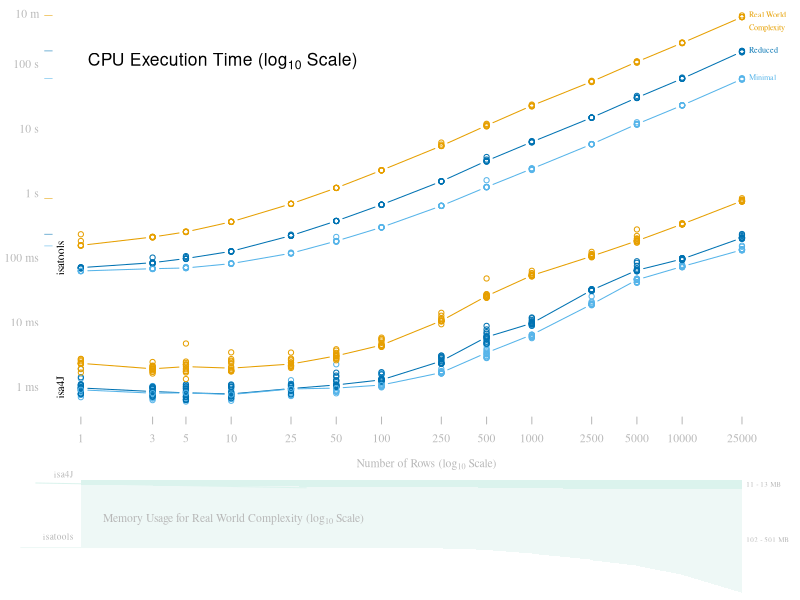

R code for this plot: (Note: this script raises an error after producing the figure.)
## ---- chunk 1
knitr::opts_chunk$set(echo = TRUE)
## ---- chunk 2
example = read.csv("isatab_examples/example_study_minimal.csv", sep="\t", check.names = F)
knitr::kable(example, format="markdown")
## ---- chunk 3
example = read.csv("isatab_examples/example_assay_minimal.csv", sep="\t", check.names = F)
knitr::kable(example, format="markdown")
## ---- chunk 4
example = read.csv("isatab_examples/example_study_reduced.csv", sep="\t", check.names = F)
knitr::kable(example, format="markdown")
## ---- chunk 5
example = read.csv("isatab_examples/example_assay_reduced.csv", sep="\t", check.names = F)
knitr::kable(example, format="markdown")
## ---- chunk 6
example = read.csv("isatab_examples/example_study_real_world.csv", sep="\t", check.names = F)
knitr::kable(example, format="markdown")
## ---- chunk 7
example = read.csv("isatab_examples/example_assay_real_world.csv", sep="\t", check.names = F)
knitr::kable(example, format="markdown")
## ---- chunk 8
data = read.csv("performance_data.csv")
data[data$memory.usage.in.mb == -1,]$memory.usage.in.mb = NA # Where RAM usage was not measured it was set to -1
data$time.in.ns.log = log(data$time.in.ns/1e+9, 10)
data$n.rows.log     = log(data$n.rows, 10)
data$memory.usage.in.mb.log = log(data$memory.usage.in.mb, 10)
## ---- chunk 9
data$color = "black"
data[data$row.complexity == "real_world",]$color = "#e69f00"
data[data$row.complexity == "reduced",]$color = "#0072b2"
data[data$row.complexity == "minimal",]$color = "#56B4E9"

#pdf("figure.pdf", 6.92913, 3.6, colormodel="cmyk")
par(family="serif", cex=0.7, mar=c(4.5,3.8,0,0), fig=c(0,1,0.2,1))
xlim = c(0, 4.6)
plot(data$time.in.ns.log ~ data$n.rows.log, xlim=xlim, col=data$color, axes=F, xlab=expression("Number of Rows (log"[10]~"Scale)"), ylab="", col.lab="gray72")
axis(1, col=F, col.tick="gray72", at=log(c(1,3,5,10,25,50,100,250,500,1000,2500,5000,10000,25000), 10), labels=c(1,3,5,10,25,50,100,250,500,1000,2500,5000,10000,25000), col.axis="gray72")
axis(2, las=2, at=c(seq(-3,2), log(600,10)), labels=c("1 ms","10 ms", "100 ms", "1 s", "10 s", "100 s", "10 m"), col=F, col.axis="gray72")

text(0, 2, expression("CPU Execution Time (log"[10]~"Scale)"), pos=4, cex=1.5, family="sans")
mtext("isatools", side=2, at=-1, line=-1, cex=0.7)
mtext("isa4J", side=2, at=-3, line=-1, cex=0.7)
mtext("|", side=2, at=max(data[data$platform == "isatools" & data$row.complexity == "real_world",]$time.in.ns.log), col="#e69f00", cex=0.5)
mtext("|", side=2, at=max(data[data$platform == "isatools" & data$row.complexity == "reduced",]$time.in.ns.log), col="#0072b2", cex=0.5)
mtext("|", side=2, at=max(data[data$platform == "isatools" & data$row.complexity == "minimal",]$time.in.ns.log), col="#56B4E9", cex=0.5)
mtext("|", side=2, at=max(data[data$platform == "isa4J" & data$row.complexity == "real_world",]$time.in.ns.log), col="#e69f00", cex=0.5)
mtext("|", side=2, at=max(data[data$platform == "isa4J" & data$row.complexity == "reduced",]$time.in.ns.log), col="#0072b2", cex=0.5)
mtext("|", side=2, at=max(data[data$platform == "isa4J" & data$row.complexity == "minimal",]$time.in.ns.log), col="#56B4E9", cex=0.5)

sub = data[data$row.complexity == "real_world" & data$platform == "isatools",]
t = tapply(sub$time.in.ns.log, sub$n.rows.log, FUN=median)
lines(as.numeric(names(t)), t, col="#e69f00", type="b")
text(max(sub$n.rows.log), max(sub$time.in.ns.log), "Real World", pos=4, col="#e69f00", cex=0.7)
text(max(sub$n.rows.log), max(sub$time.in.ns.log)-0.2, "Complexity", pos=4, col="#e69f00", cex=0.7)

sub = data[data$row.complexity == "reduced" & data$platform == "isatools",]
t = tapply(sub$time.in.ns.log, sub$n.rows.log, FUN=median)
lines(as.numeric(names(t)), t, col="#0072b2", type="b")
text(max(sub$n.rows.log), max(sub$time.in.ns.log), "Reduced", pos=4, col="#0072b2", cex=0.7)

sub = data[data$row.complexity == "minimal" & data$platform == "isatools",]
t = tapply(sub$time.in.ns.log, sub$n.rows.log, FUN=median)
lines(as.numeric(names(t)), t, col="#56B4E9", type="b")
text(max(sub$n.rows.log), max(sub$time.in.ns.log), "Minimal", pos=4, col="#56B4E9", cex=0.7)

sub = data[data$row.complexity == "real_world" & data$platform == "isa4J",]
t = tapply(sub$time.in.ns.log, sub$n.rows.log, FUN=median)
lines(as.numeric(names(t)), t, col="#e69f00", type="b")

sub = data[data$row.complexity == "reduced" & data$platform == "isa4J",]
t = tapply(sub$time.in.ns.log, sub$n.rows.log, FUN=median)
lines(as.numeric(names(t)), t, col="#0072b2", type="b")

sub = data[data$row.complexity == "minimal" & data$platform == "isa4J",]
t = tapply(sub$time.in.ns.log, sub$n.rows.log, FUN=median)
lines(as.numeric(names(t)), t, col="#56B4E9", type="b")

# Memory Plot
par(fig=c(0,1,0,0.2), mar=c(0.2,3.8,0,0), new=T)
memSub = data[data$row.complexity == "real_world",]
plot(-memSub$memory.usage.in.mb.log ~ memSub$n.rows.log, type="n", axes=F, xlim=xlim, xlab="", ylab="")
memSub.isatools = memSub[memSub$platform == "isatools",]
memSub.isa4J = memSub[memSub$platform == "isa4J",]
polygon(c(memSub.isatools$n.rows.log, max(memSub$n.rows.log), min(memSub$n.rows.log)),  -c(memSub.isatools$memory.usage.in.mb.log, min(memSub$n.rows.log), min(memSub$n.rows.log) ), col="#EEF8F6", border=NA) #DBF3ED
polygon(c(memSub.isa4J$n.rows.log, max(memSub$n.rows.log), min(memSub$n.rows.log)),  -c(memSub.isa4J$memory.usage.in.mb.log, min(memSub$n.rows.log), min(memSub$n.rows.log) ), col="#DBF3ED", border=NA) #A1D7CA

text(0.1, -1.6, expression("Memory Usage for Real World Complexity (log"[10]~"Scale)"), pos=4, col="gray72")

text(0, -0.9, "isa4J", pos=2, xpd=NA, col="gray72", cex=0.8)
text(0, -1.85, "isatools", pos=2, xpd=NA, col="gray72", cex=0.8)

text(log(24000,10), -1.05, paste(round(min(memSub.isa4J$memory.usage.in.mb), 0), "-", round(max(memSub.isa4J$memory.usage.in.mb), 0),"MB"), pos=4, xpd=NA, col="gray72", cex=0.6)

text(log(24000,10), -1.9, paste(round(min(memSub.isatools$memory.usage.in.mb), 0), "-", round(max(memSub.isatools$memory.usage.in.mb), 0),"MB"), pos=4, xpd=NA, col="gray72", cex=0.6)

segments(-0.3, -min(memSub.isa4J$memory.usage.in.mb.log)*0.98, 1.5, -max(memSub.isa4J$memory.usage.in.mb.log)*0.98, col="#DBF3ED", xpd=NA)

segments(-0.4, -min(memSub.isatools$memory.usage.in.mb.log), 1, -min(memSub.isatools$memory.usage.in.mb.log), col="#EEF8F6", xpd=NA)

#dev.off()
## ---- chunk 10
sub = data[data$platform == "isatools" & data$n.rows >= 100,]
plot(sub$time.in.ns.log ~ sub$n.rows.log, col=sub$row.complexity, xlab=expression("log"[10]("Number of Rows")), ylab=expression("log"[10]("CPU Execution time [s]")))
model.isatools = lm(time.in.ns.log ~ n.rows.log + row.complexity, data=sub)
abline(model.isatools)
abline(model.isatools$coefficients[1]+model.isatools$coefficients[4], model.isatools$coefficients[2], col="green")
abline(model.isatools$coefficients[1]+model.isatools$coefficients[3], model.isatools$coefficients[2], col="red")
summary(model.isatools)
## ---- chunk 11
sub = data[data$platform == "isa4J" & data$n.rows >= 100,]
plot(sub$time.in.ns.log ~ sub$n.rows.log, col=sub$row.complexity, xlab=expression("log"[10]("Number of Rows")), ylab=expression("log"[10]("CPU Execution time [s]")))
model.isa4J = lm(time.in.ns.log ~ n.rows.log + row.complexity, data=sub)
abline(model.isa4J)
abline(model.isa4J$coefficients[1]+model.isa4J$coefficients[4], model.isa4J$coefficients[2], col="green")
abline(model.isa4J$coefficients[1]+model.isa4J$coefficients[3], model.isa4J$coefficients[2], col="red")
summary(model.isa4J)
## ---- chunk 12
sub = data[data$row.complexity == "real_world" & data$n.rows >= 100,]
plot(sub$time.in.ns.log ~ sub$n.rows.log, col=sub$row.complexity, xlab=expression("log"[10]("Number of Rows")), ylab=expression("log"[10]("CPU Execution time [s]")))
model.both = lm(time.in.ns.log ~ n.rows.log * platform, data=sub)
abline(model.both)
abline(model.both$coefficients[1]+model.both$coefficients[3], model.both$coefficients[2]+model.both$coefficients[4], col="red")
summary(model.both)
